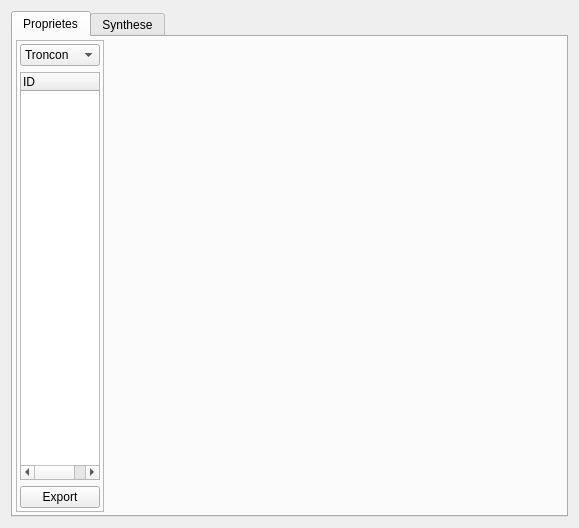
<?xml version="1.0" encoding="UTF-8"?>
<ui version="4.0">
 <class>Form</class>
 <widget class="QWidget" name="Form">
  <property name="geometry">
   <rect>
    <x>0</x>
    <y>0</y>
    <width>579</width>
    <height>528</height>
   </rect>
  </property>
  <property name="windowTitle">
   <string>Form</string>
  </property>
  <layout class="QHBoxLayout" name="horizontalLayout">
   <item>
    <widget class="QTabWidget" name="tabWidget">
     <property name="currentIndex">
      <number>0</number>
     </property>
     <widget class="QWidget" name="tab">
      <attribute name="title">
       <string>Proprietes</string>
      </attribute>
      <layout class="QHBoxLayout" name="horizontalLayout_2" stretch="1,100">
       <property name="margin">
        <number>3</number>
       </property>
       <item>
        <widget class="QFrame" name="frame_4">
         <property name="maximumSize">
          <size>
           <width>150</width>
           <height>16777215</height>
          </size>
         </property>
         <property name="frameShape">
          <enum>QFrame::StyledPanel</enum>
         </property>
         <property name="frameShadow">
          <enum>QFrame::Raised</enum>
         </property>
         <layout class="QVBoxLayout" name="verticalLayout_3">
          <property name="margin">
           <number>3</number>
          </property>
          <item>
           <widget class="QComboBox" name="comboBox_objetrequest">
            <item>
             <property name="text">
              <string>Troncon</string>
             </property>
            </item>
           </widget>
          </item>
          <item>
           <widget class="QTreeWidget" name="treeWidget_desordres">
            <property name="sizePolicy">
             <sizepolicy hsizetype="Preferred" vsizetype="Preferred">
              <horstretch>0</horstretch>
              <verstretch>0</verstretch>
             </sizepolicy>
            </property>
            <property name="autoScroll">
             <bool>false</bool>
            </property>
            <property name="rootIsDecorated">
             <bool>false</bool>
            </property>
            <property name="wordWrap">
             <bool>true</bool>
            </property>
            <property name="columnCount">
             <number>1</number>
            </property>
            <attribute name="headerDefaultSectionSize">
             <number>40</number>
            </attribute>
            <attribute name="headerStretchLastSection">
             <bool>true</bool>
            </attribute>
            <column>
             <property name="text">
              <string>ID</string>
             </property>
            </column>
           </widget>
          </item>
          <item>
           <widget class="QPushButton" name="pushButton_export">
            <property name="text">
             <string>Export</string>
            </property>
           </widget>
          </item>
         </layout>
        </widget>
       </item>
       <item>
        <widget class="QFrame" name="frame_2">
         <property name="frameShape">
          <enum>QFrame::NoFrame</enum>
         </property>
         <property name="frameShadow">
          <enum>QFrame::Raised</enum>
         </property>
         <layout class="QVBoxLayout" name="verticalLayout_2">
          <property name="spacing">
           <number>3</number>
          </property>
          <property name="sizeConstraint">
           <enum>QLayout::SetMaximumSize</enum>
          </property>
          <property name="margin">
           <number>3</number>
          </property>
         </layout>
        </widget>
       </item>
      </layout>
     </widget>
     <widget class="QWidget" name="tab_2">
      <attribute name="title">
       <string>Synthese</string>
      </attribute>
      <layout class="QVBoxLayout" name="verticalLayout_4" stretch="0,5">
       <item>
        <widget class="QFrame" name="frame">
         <property name="frameShape">
          <enum>QFrame::StyledPanel</enum>
         </property>
         <property name="frameShadow">
          <enum>QFrame::Raised</enum>
         </property>
         <layout class="QHBoxLayout" name="horizontalLayout_3">
          <item>
           <widget class="QLabel" name="label">
            <property name="text">
             <string>theme</string>
            </property>
           </widget>
          </item>
          <item>
           <widget class="QComboBox" name="comboBox_chart_theme"/>
          </item>
         </layout>
        </widget>
       </item>
       <item>
        <widget class="QFrame" name="frame_chart">
         <property name="frameShape">
          <enum>QFrame::StyledPanel</enum>
         </property>
         <property name="frameShadow">
          <enum>QFrame::Raised</enum>
         </property>
         <layout class="QVBoxLayout" name="verticalLayout_5"/>
        </widget>
       </item>
      </layout>
     </widget>
    </widget>
   </item>
  </layout>
 </widget>
 <resources/>
 <connections/>
</ui>
